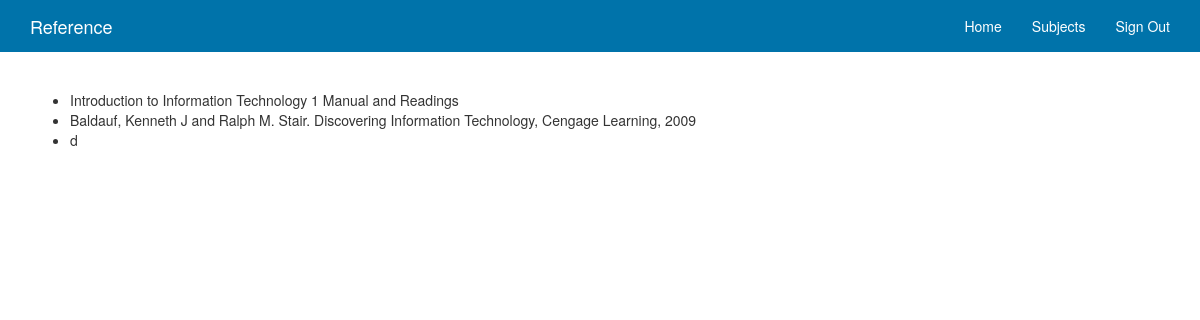
Page /reference.php?subid=3000001 on the committed database.
### tables this page shows
CREATE TABLE `reference` (
  `REFERENCE_ID` varchar(50) DEFAULT NULL,
  `REFERENCE` text,
  `SUBJECT_ID` int(11) DEFAULT NULL
);

### reference.php (the view, shortened to what this page needs)
<?php
    include_once('header.php');
?>
<div class="container">
    <p>
        <ul>
            <?php
                $query2 = mysqli_query($con,"SELECT * FROM REFERENCE WHERE SUBJECT_ID = '".$_SESSION['subid']."'");
                while($row2 = mysqli_fetch_array($query2)){
            ?>
                <li><?php echo $row2['REFERENCE']?></li>
            <?php
                }
            ?>
        </ul>
    </p>
</div>
<?php
    include_once('userfooter.php');
?>

### css/style.css (style rules this page uses)
html { position: relative; min-height: 100%; line-height: 1.15; -webkit-text-size-adjust: 100%; }
body { background-image: url(../images/bg5.jpg); background-attachment: fixed; background-size: cover; background-repeat: no-repeat; }
html { position: relative; min-height: 100%; }
body { margin-bottom: 60px; }

### rows in the picture
reference: REFERENCE "Introduction to Information Technology 1 Manual and Readings"
reference: REFERENCE "Baldauf, Kenneth J and Ralph M. Stair. Discovering Information Technology, Cengage Learning, 2009"
reference: REFERENCE "d"

### other values in the picture
$page "Reference"
